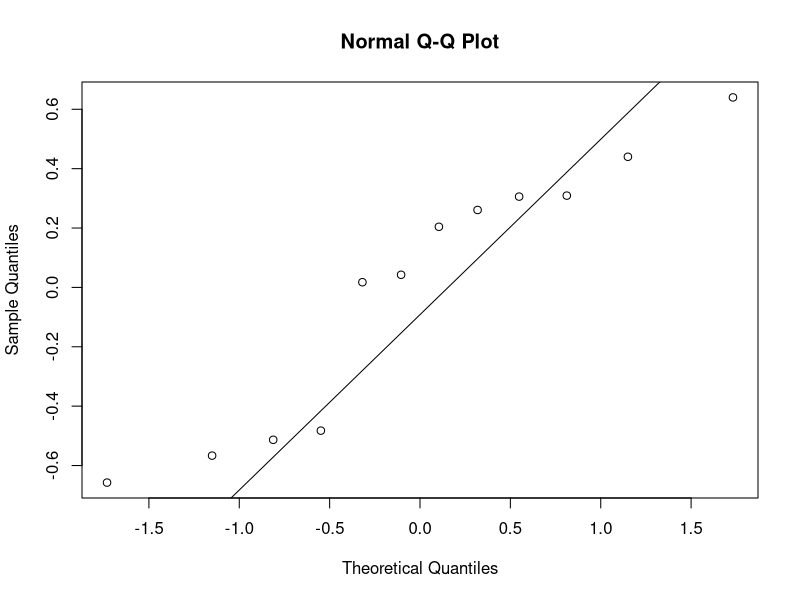
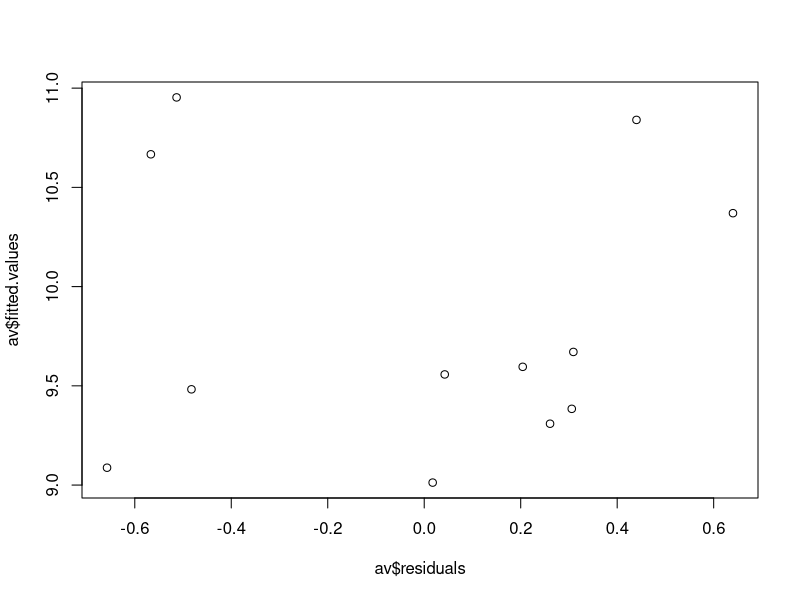
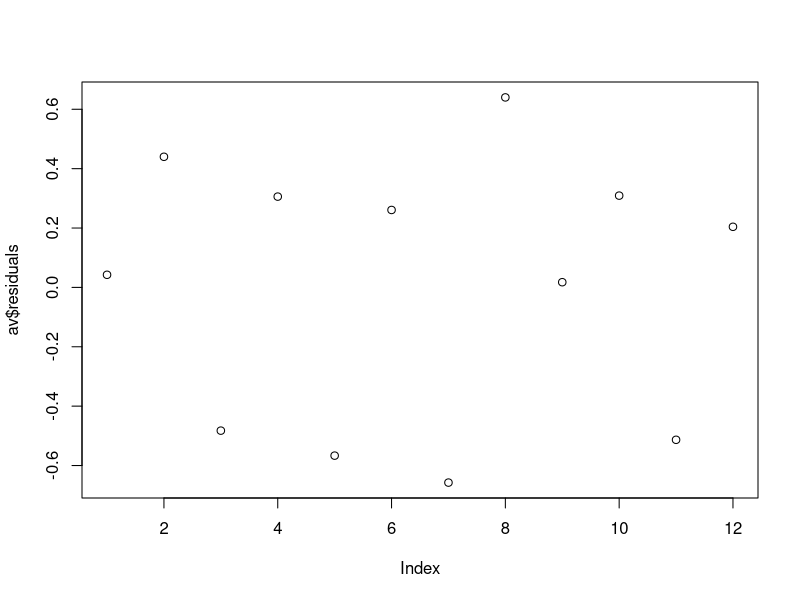
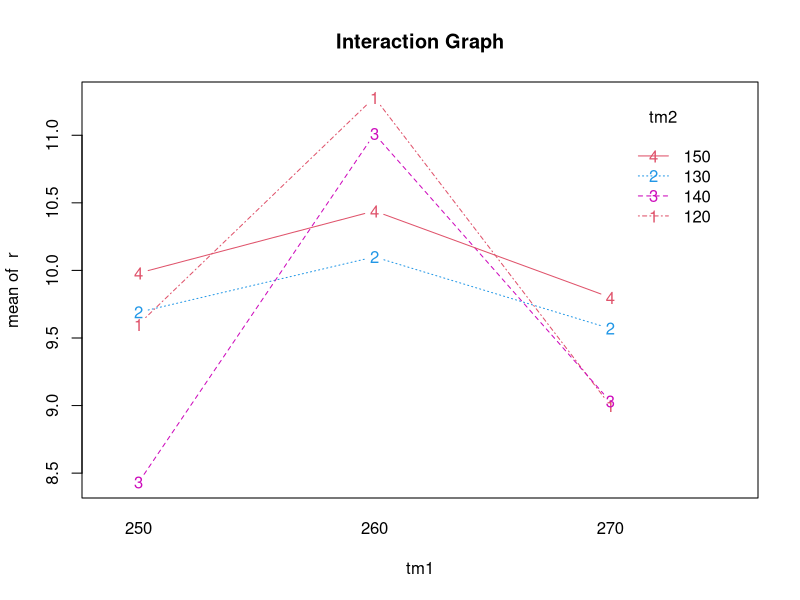

Write R code to recreate these figures, in order.
x <- matrix(c(9.6,11.28,9,9.69,10.1,9.57,8.43,11.01,9.03,9.98,10.44,9.8),byrow = T,ncol = 3)
r <- c(t(x))
f1 <- c("250","260","270")
f2 <- c("120","130","140","150")
k1 <- length(f1)
k2 <- length(f2)
n <- 1
tm1 <- gl(k1,1,n*k1*k2,factor(f1)) 
tm2 <- gl(k2,n*k1,n*k1*k2,factor(f2))
av <- aov(r~tm1+tm2)
summary(av)

qqnorm(av$residuals)
qqline(av$residuals)

plot(av$residuals,av$fitted.values)
plot(av$residuals)

interaction.plot(tm1,tm2,r,type = "b",col = c(2,4,6),main = "Interaction Graph")

